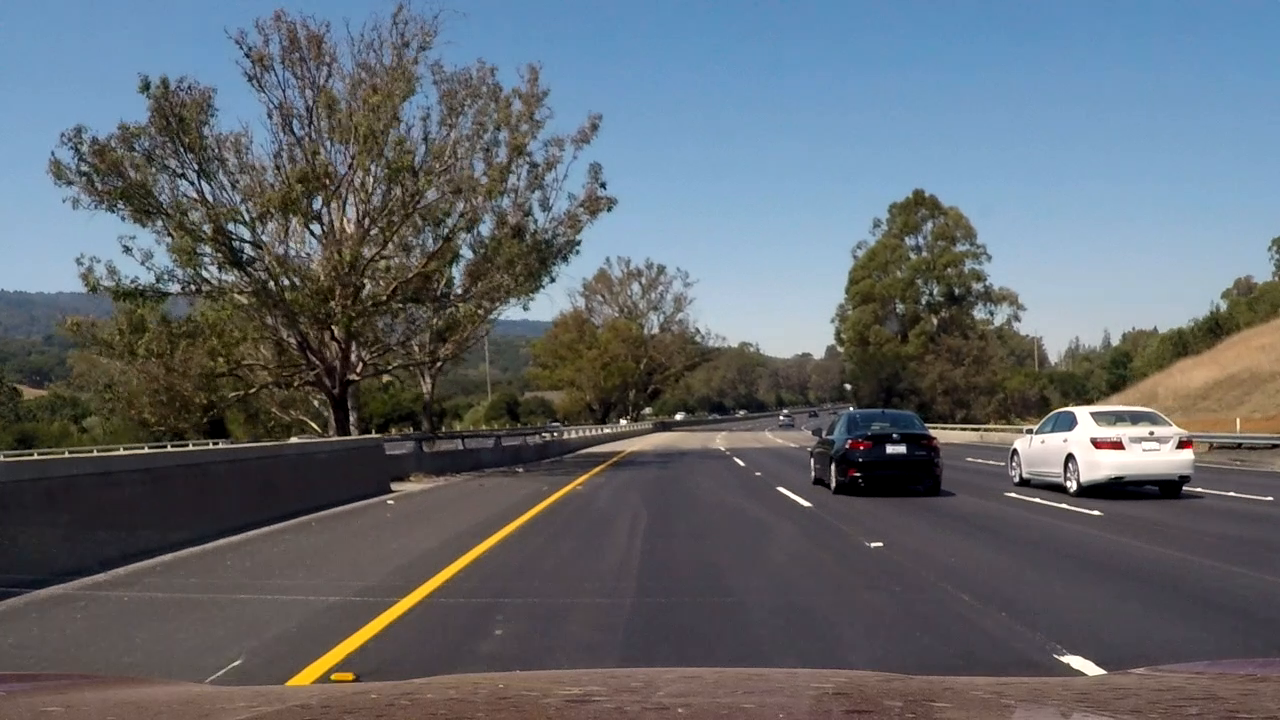
#> input picture frame 3 of Part1/Computer-Vision/Lesson09_Vehicle-Detection/test_video.mp4, 1280 x 720 px, given in place of project_video.mp4, which was not available
$ python fit_lane.py   (older library calls are emulated)
#> lines starting #> are read from the running program, lines starting #| are printed output that depends on the picture; after the words box and inside, x2 and y2 are one past the last pixel; in counts of white or black regions, pixels touching at a corner belong together; pictures that were not available may be replaced by others from this repository, and a replacement may not be noted
#> in process_video, frame is the input picture: shape (720, 1280, 3); mean B, G, R 109.8, 103.2, 97.2
### Part1/Computer-Vision/Lesson04_Advanced_Lane_Finding_Project/calibration.py
import glob
import cv2
import numpy as np
import pickle
import matplotlib.pyplot as plt

# [33 lines left out: function gene_pkl, not called in this run]


def calibrate(img):
    ''' 读取RGB图片，返回相机矫正后的RGB图片 '''

    # img = cv2.cvtColor(img, cv2.COLOR_BGR2RGB)

    with open('IGNORE/output_images/calibration.pkl', 'rb') as f:
#> (reads Part1/Computer-Vision/Lesson01_Camera_Calibration/calibration.pkl from the repository)
        cal = pickle.load(f)

    mtx = cal["mtx"]
    dist = cal["dist"]

    dst = cv2.undistort(img,mtx,dist,None,mtx)

    if __name__ == "__main__":
        # 返回f,两个对象（存放图片）
        f,(row_img, cal_img)=plt.subplots(1, 2)
        f.tight_layout()

        row_img.set_title("row img")
        row_img.imshow(img)
        cal_img.set_title("cal img")
        cal_img.imshow(dst)
        plt.show()

    return dst

# [9 lines that do not run on import are left out]
    #gene_pkl()

### Part1/Computer-Vision/Lesson04_Advanced_Lane_Finding_Project/binary_image.py
from IPython.core.pylabtools import figsize

import cv2
import numpy as np
import matplotlib.pyplot as plt
import glob

print_img = True

# x,y方向上的梯度
print_sobel = False
# 纯度与亮度梯度
print_color_and_grad = False
# 打印结果
print_binary_result = False


def abs_sobel_thresh(img, orient='x', thresh=(0, 255)):
    '''传入RGB 返回x/y方向的梯度'''
#> called with orient = 'x', thresh = (20, 100)
    gray = cv2.cvtColor(img, cv2.COLOR_RGB2GRAY)
    if orient == 'x':
        sobel = cv2.Sobel(gray, cv2.CV_64F, dx=1, dy=0)
    else:
        sobel = cv2.Sobel(gray, cv2.CV_64F, dx=0, dy=1)

    sobel = np.abs(sobel)
    sobel = np.uint8(sobel * 255 / np.max(sobel))

    binary = np.zeros_like(sobel)
    binary[(sobel >= thresh[0]) & (sobel <= thresh[1])] = 1

    if print_sobel == True:
        f, (pic1, pic2) = plt.subplots(1, 2)

        pic1.set_title("raw")
        pic1.imshow(img)

        pic2.set_title(f'after abs_sobel_thresh {orient}')
        pic2.imshow(binary)

        plt.show()

    return np.copy(binary)


def mag_thresh(img, ksize=3, thresh=(0, 255)):
    '''传入RGB 计算图像梯度值 '''
    gray = cv2.cvtColor(img, cv2.COLOR_RGB2GRAY)

    sobelx = cv2.Sobel(gray, cv2.CV_64F, dx=1, dy=0, ksize=ksize)
    sobely = cv2.Sobel(gray, cv2.CV_64F, dx=0, dy=1, ksize=ksize)

    mag = np.sqrt(sobelx ** 2 + sobely ** 2)
    abs_mag = np.uint8(mag * 255 / np.max(mag))

    binary = np.zeros_like(abs_mag)
    binary[(abs_mag >= thresh[0]) & (abs_mag <= thresh[1])] = 1

    if print_img == False:
        f, (pic1, pic2) = plt.subplots(1, 2)
        pic1.set_title('raw')
        pic1.imshow(img)
        pic2.set_title('after mag_thresh')
        pic2.imshow(binary)
        plt.show()

    return binary


def dir_thresh(img, sobel_size=3, thresh=(0, np.pi / 2)):
    '''传入RGB 返回梯度方向夹角'''
    gray = cv2.cvtColor(img, cv2.COLOR_RGB2GRAY)
    kernel_sobel_x = cv2.Sobel(gray, cv2.CV_64F, dx=1, dy=0, ksize=sobel_size)
    kernel_sobel_y = cv2.Sobel(gray, cv2.CV_64F, dx=0, dy=1, ksize=sobel_size)

    angle = np.arctan2(np.abs(kernel_sobel_y), np.abs(kernel_sobel_x))

    binary = np.zeros_like(angle)
    binary[(angle >= thresh[0]) & (angle <= thresh[1])] = 1

    if print_img == False:
        f, (pic_1, pic_2) = plt.subplots(1, 2)

        pic_1.set_title('raw')
        pic_1.imshow(img)
        pic_2.set_title('after dir_thresh')
        pic_2.imshow(binary)
        plt.show()

    return binary


def region_mask(img):
    mask = np.zeros_like(img)

    hood = 20

    vertices = np.array([[(0, img.shape[0] - hood),
                          (int(img.shape[1] * 2 / 5), int((img.shape[0] - hood) * 3 / 5)),
                          (int(img.shape[1] * 3 / 5), int((img.shape[0] - hood) * 3 / 5)),
                          (img.shape[1], img.shape[0])]])
    intrest = 255

    cv2.fillPoly(mask, vertices, intrest)

    img = cv2.bitwise_and(img, mask)

    # plt.imshow(img)
    # plt.show()

    return img


use_s_channel_grad = True
if use_s_channel_grad == False:

    # [35 lines left out: function color_and_gradient, not called in this run]
else:
    def color_and_gradient(img, s_thresh=(170, 255), sx_thresh=(20, 100), s_channel_grad_thresh=(15, 100)):
        ''' 传入RGB 返回纯度与l，s梯度阈值 '''

        hls_img = cv2.cvtColor(img, cv2.COLOR_RGB2HLS)

        h_channel = hls_img[:, :, 0]
        l_channel = hls_img[:, :, 1]
        s_channel = hls_img[:, :, 2]

        l_threshed = np.copy(l_channel)
        l_threshed[l_channel < 200] = 0

        # # 创建子图
        # f, ((pic_1, pic_2), (pic_3, pic_4)) = plt.subplots(2, 2, figsize=(10, 8))
        # f.tight_layout()
        #
        # # 显示H通道（调整至0-255范围）
        # pic_1.set_title("H Channel")
        # pic_1.imshow(h_channel, cmap='gray', vmin=0, vmax=180)  # 显式指定数值范围
        #
        # # 显示L通道
        # pic_2.set_title("L Channel")
        # pic_2.imshow(l_threshed, cmap='gray')
        #
        # # 显示S通道
        # pic_3.set_title("S Channel")
        # pic_3.imshow(s_channel, cmap='gray')
        #
        # # 显示原始RGB图像（或转换HLS回RGB）
        # pic_4.set_title("Original RGB")
        # pic_4.imshow(img)  # 建议显示原始输入
        #
        # plt.show()

        # l通道检测水平方向梯度
        sobelx = cv2.Sobel(l_threshed, cv2.CV_64F, dx=1, dy=0)
        abs_sobelx = np.abs(sobelx)
        scaled_sobelx = np.uint8(abs_sobelx * 255 / np.max(abs_sobelx))

        l_channel_in_x_binary = np.zeros_like(scaled_sobelx)
        l_channel_in_x_binary[(scaled_sobelx >= sx_thresh[0]) & (scaled_sobelx <= sx_thresh[1])] = 1

        # s通道x方向的梯度
        s_channel_in_x_grad = np.abs(cv2.Sobel(s_channel, cv2.CV_64F, dx=1, dy=0))
        scaled_s_channel_in_x_grad = np.uint8(s_channel_in_x_grad * 255 / np.max(abs_sobelx))
        s_channel_in_x_binary = np.zeros_like(scaled_s_channel_in_x_grad)
        s_channel_in_x_binary[(scaled_s_channel_in_x_grad >= s_channel_grad_thresh[0]) & (
                scaled_s_channel_in_x_grad <= s_channel_grad_thresh[1])] = 1

        # s通道检测颜色纯度
        s_binary = np.zeros_like(s_channel)
        s_binary[(s_channel >= s_thresh[0]) & (s_channel <= s_thresh[1])] = 1

        # 返回二值图片
        combined = np.zeros_like(s_channel)
        combined[(l_channel_in_x_binary == 1) | (s_binary == 1) | (s_channel_in_x_binary == 1)] = 1
        # combined = np.dstack((np.zeros_like(l_channel_in_x_binary), l_channel_in_x_binary, s_binary)) * 255

        if print_color_and_grad == True:
            f, ((pic1, pic2), (pic3, pic4)) = plt.subplots(2, 2, figsize=(24, 9))
            f.tight_layout()
            pic1.set_title('combined')
            pic1.imshow(combined)
            pic2.set_title('l channel')
            pic2.imshow(l_channel_in_x_binary)
            pic3.set_title('s channel')
            pic3.imshow(s_binary)
            plt.show()

        return combined


def binary_process_pipeline(img):
    '''处理为二值图像'''

    # [17 lines of commented-out code are left out]
    sobelx = abs_sobel_thresh(np.copy(img), orient='x', thresh=(20, 100))
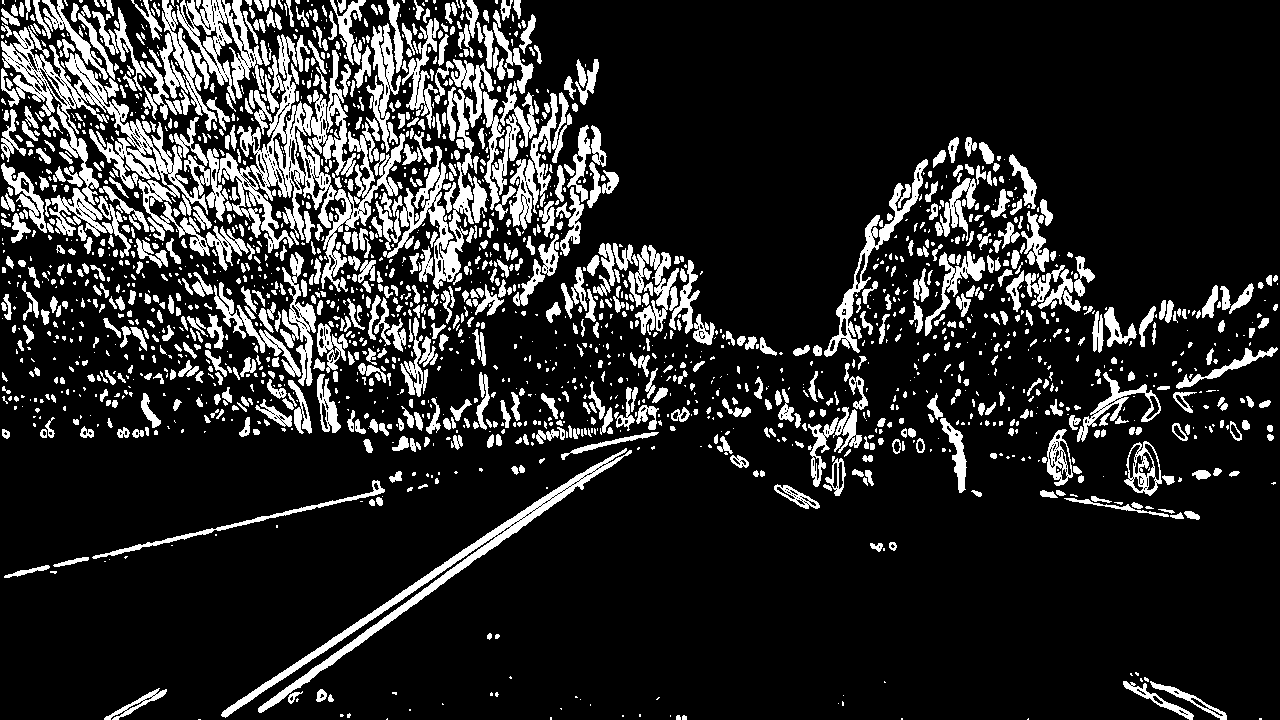
#> sobelx: shape (720, 1280); values 0 (black) and 1 (white), 16.3% white; 2061 white regions (1113 under 20 px), largest, box (x1, y1, x2, y2) and area: (218, 34, 348, 253) 8896, (1, 27, 249, 271) 8867, (221, 448, 632, 718) 5943
    sobely = abs_sobel_thresh(np.copy(img), orient="y", thresh=(20, 100))
#> sobely: shape (720, 1280); values 0 (black) and 1 (white), 18.9% white; 2356 white regions (1262 under 20 px), largest, box (x1, y1, x2, y2) and area: (0, 343, 1280, 719) 34856, (0, 198, 212, 267) 5704, (0, 391, 423, 444) 5150
    dir_binary = dir_thresh(np.copy(img), sobel_size=3, thresh=(0.7, 1.3))
#> in dir_thresh, `angle = np.arctan2(np.abs(kernel_sobel_y), np.abs(kernel_sobel_x))`:
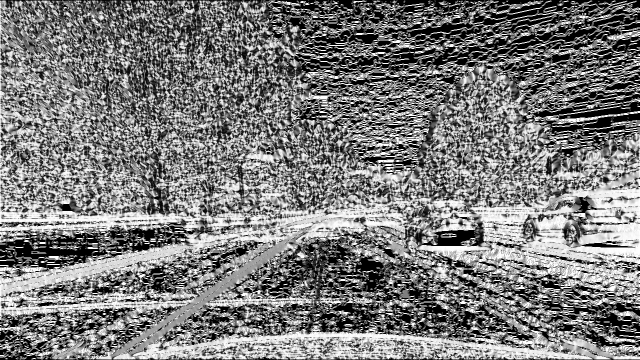
#> angle: shape (720, 1280) float64 (shown at 1/2 size); min 0, max 1.57, mean 0.763; drawn with min black and max white
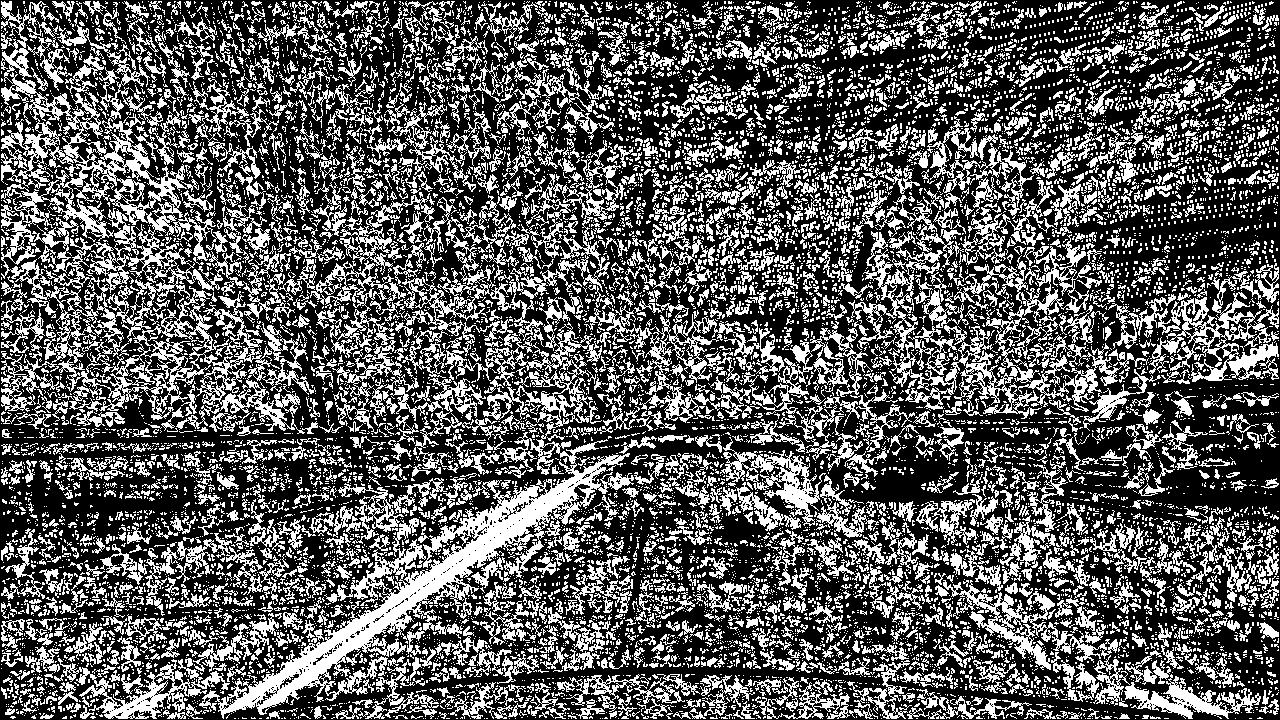
#> dir_binary: shape (720, 1280) float64; values 0 (black) and 1 (white), 35.7% white in thin lines or dots
    mag_binary = mag_thresh(np.copy(img), ksize=3, thresh=(30, 100))
#> in mag_thresh, `mag = np.sqrt(sobelx ** 2 + sobely ** 2)`:
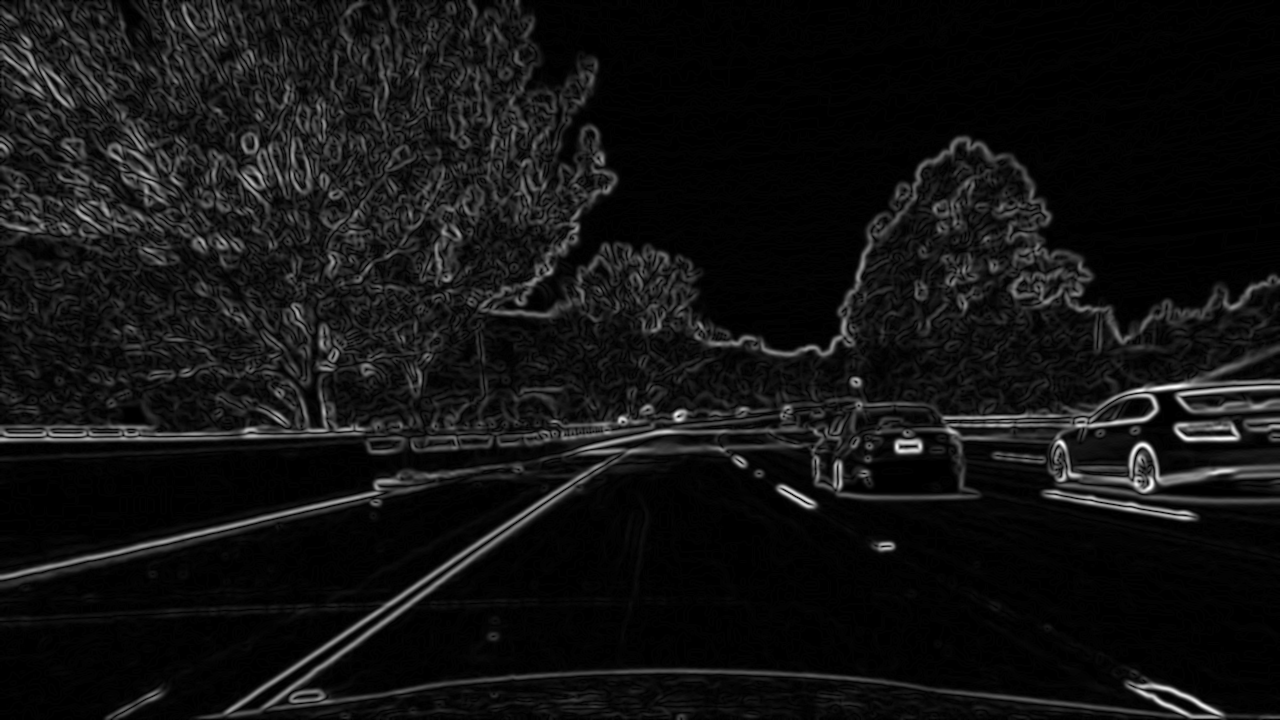
#> mag: shape (720, 1280) float64; min 0, max 338, mean 24.7; drawn with min black and max white
#> mag_binary: shape (720, 1280); values 0 (black) and 1 (white), 18.8% white; 983 white regions (655 under 20 px), largest, box (x1, y1, x2, y2) and area: (0, 0, 1280, 359) 86569, (197, 344, 1280, 720) 34141, (0, 370, 423, 443) 6170
#> (the rest of the program and of its run is left out)
